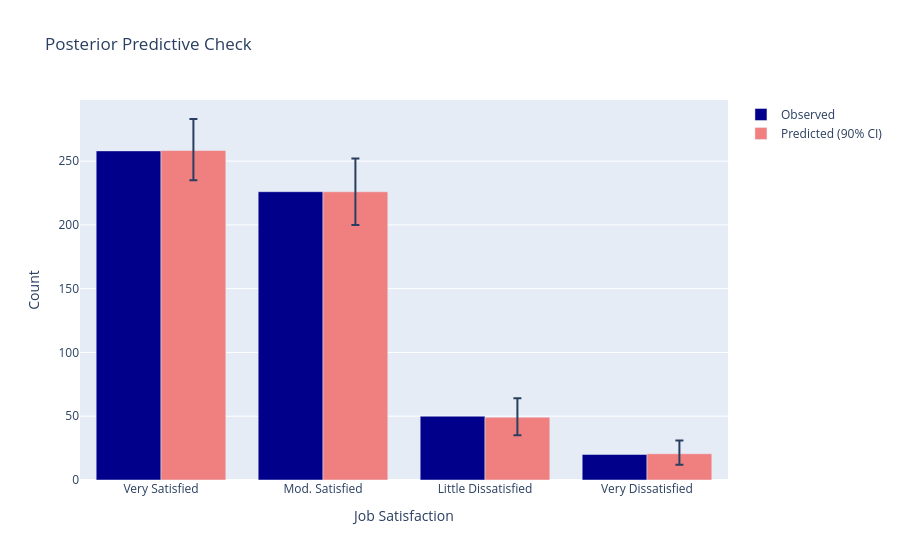

The notebook cell saved with this chart:
### Markdown cell above
## Posterior Predictive Check

### Code cell
# Posterior predictive check
obs_counts = pd.Series(y).value_counts().sort_index()
pp = trace.posterior_predictive['y_obs'].values

pred_counts = []
for chain in range(pp.shape[0]):
    for draw in range(pp.shape[1]):
        counts = pd.Series(pp[chain, draw, :]).value_counts()
        full = pd.Series(0, index=[0, 1, 2, 3])
        full.update(counts)
        pred_counts.append(full.values)

pred_counts = np.array(pred_counts)
pred_mean = pred_counts.mean(axis=0)
pred_q05, pred_q95 = np.percentile(pred_counts, [5, 95], axis=0)

cats = ['Very Satisfied', 'Mod. Satisfied', 'Little Dissatisfied', 'Very Dissatisfied']

fig = go.Figure()
fig.add_trace(go.Bar(x=cats, y=obs_counts.values, name='Observed', marker_color='darkblue'))
fig.add_trace(go.Bar(x=cats, y=pred_mean, name='Predicted (90% CI)', marker_color='lightcoral',
                     error_y=dict(type='data', array=pred_q95-pred_mean, arrayminus=pred_mean-pred_q05)))
fig.update_layout(title='Posterior Predictive Check', barmode='group',
                 xaxis_title='Job Satisfaction', yaxis_title='Count')
fig.show()

within = sum(pred_q05[i] <= obs_counts.iloc[i] <= pred_q95[i] for i in range(4))
print(f'Categories within 90% CI: {within}/4')

### Figure 1 — Plotly figure (JSON) as saved in the notebook; plotly's stock layout.template omitted (floating-point values rounded to 4 significant figures)
{"data": [{"marker": {"color": "darkblue"}, "name": "Observed", "type": "bar", "x": ["Very Satisfied", "Mod. Satisfied", "Little Dissatisfied", "Very Dissatisfied"], "y": [258, 226, 50, 20]}, {"error_y": {"array": [24.69, 26.05, 14.81, 10.44], "arrayminus": [23.31, 25.95, 14.19, 8.556], "type": "data"}, "marker": {"color": "lightcoral"}, "name": "Predicted (90% CI)", "type": "bar", "x": ["Very Satisfied", "Mod. Satisfied", "Little Dissatisfied", "Very Dissatisfied"], "y": [258.3, 225.9, 49.19, 20.56]}], "layout": {"barmode": "group", "title": {"text": "Posterior Predictive Check"}, "xaxis": {"title": {"text": "Job Satisfaction"}}, "yaxis": {"title": {"text": "Count"}}}}
